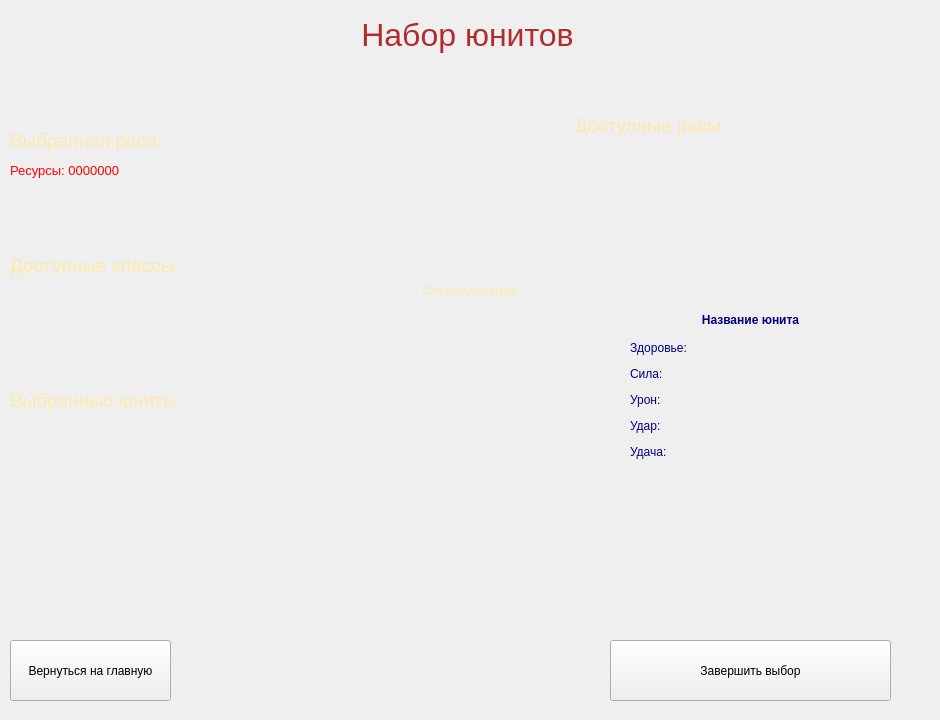
<?xml version="1.0" encoding="UTF-8"?>
<ui version="4.0">
 <class>RecruitmentScene</class>
 <widget class="QWidget" name="RecruitmentScene">
  <property name="geometry">
   <rect>
    <x>0</x>
    <y>0</y>
    <width>940</width>
    <height>720</height>
   </rect>
  </property>
  <property name="windowTitle">
   <string>Form</string>
  </property>
  <widget class="QLabel" name="chosen_race_text_">
   <property name="geometry">
    <rect>
     <x>10</x>
     <y>120</y>
     <width>191</width>
     <height>41</height>
    </rect>
   </property>
   <property name="text">
    <string>&lt;html&gt;&lt;head/&gt;&lt;body&gt;&lt;p&gt;&lt;span style=&quot; font-size:14pt; color:#FDEAA8;&quot;&gt;Выбранная раса:&lt;/span&gt;&lt;/p&gt;&lt;/body&gt;&lt;/html&gt;</string>
   </property>
  </widget>
  <widget class="QLabel" name="chosen_race_image_">
   <property name="geometry">
    <rect>
     <x>200</x>
     <y>110</y>
     <width>100</width>
     <height>100</height>
    </rect>
   </property>
   <property name="text">
    <string>&lt;html&gt;&lt;head/&gt;&lt;body&gt;&lt;p&gt;&lt;img src=&quot;:/assets/units/warcraft/raceicon.png&quot; width=&quot;100&quot;/&gt;&lt;/p&gt;&lt;/body&gt;&lt;/html&gt;</string>
   </property>
  </widget>
  <widget class="QLabel" name="available_races_text_">
   <property name="geometry">
    <rect>
     <x>550</x>
     <y>110</y>
     <width>201</width>
     <height>31</height>
    </rect>
   </property>
   <property name="text">
    <string>&lt;html&gt;&lt;head/&gt;&lt;body&gt;&lt;p align=&quot;center&quot;&gt;&lt;span style=&quot; font-size:14pt; color:#FDEAA8;&quot;&gt;Доступные расы:&lt;/span&gt;&lt;/p&gt;&lt;/body&gt;&lt;/html&gt;</string>
   </property>
  </widget>
  <widget class="QWidget" name="available_races_list_" native="true">
   <property name="geometry">
    <rect>
     <x>380</x>
     <y>150</y>
     <width>521</width>
     <height>72</height>
    </rect>
   </property>
   <layout class="QHBoxLayout" name="availableRacesLayout_">
    <property name="leftMargin">
     <number>5</number>
    </property>
    <property name="topMargin">
     <number>5</number>
    </property>
    <property name="rightMargin">
     <number>5</number>
    </property>
    <property name="bottomMargin">
     <number>5</number>
    </property>
   </layout>
  </widget>
  <widget class="QLabel" name="divider_">
   <property name="geometry">
    <rect>
     <x>0</x>
     <y>45</y>
     <width>940</width>
     <height>91</height>
    </rect>
   </property>
   <property name="text">
    <string>&lt;html&gt;&lt;head/&gt;&lt;body&gt;&lt;p&gt;&lt;img src=&quot;:/assets/recruitscene/divider.png&quot; width=&quot;940&quot;/&gt;&lt;/p&gt;&lt;/body&gt;&lt;/html&gt;</string>
   </property>
  </widget>
  <widget class="QLabel" name="title_">
   <property name="geometry">
    <rect>
     <x>-3</x>
     <y>0</y>
     <width>941</width>
     <height>71</height>
    </rect>
   </property>
   <property name="text">
    <string>&lt;html&gt;&lt;head/&gt;&lt;body&gt;&lt;p align=&quot;center&quot;&gt;&lt;span style=&quot; font-size:24pt; color:#b12d2d;&quot;&gt;Набор юнитов&lt;/span&gt;&lt;/p&gt;&lt;/body&gt;&lt;/html&gt;</string>
   </property>
  </widget>
  <widget class="QLabel" name="chosen_units_label_">
   <property name="geometry">
    <rect>
     <x>10</x>
     <y>380</y>
     <width>221</width>
     <height>41</height>
    </rect>
   </property>
   <property name="text">
    <string>&lt;html&gt;&lt;head/&gt;&lt;body&gt;&lt;p&gt;&lt;span style=&quot; font-size:14pt; color:#FDEAA8;&quot;&gt;Выбранные юниты:&lt;/span&gt;&lt;/p&gt;&lt;/body&gt;&lt;/html&gt;</string>
   </property>
  </widget>
  <widget class="QLabel" name="available_units_text_">
   <property name="geometry">
    <rect>
     <x>10</x>
     <y>250</y>
     <width>201</width>
     <height>31</height>
    </rect>
   </property>
   <property name="text">
    <string>&lt;html&gt;&lt;head/&gt;&lt;body&gt;&lt;p&gt;&lt;span style=&quot; font-size:14pt; color:#fdeaa8;&quot;&gt;Доступные классы:&lt;/span&gt;&lt;/p&gt;&lt;/body&gt;&lt;/html&gt;</string>
   </property>
  </widget>
  <widget class="QWidget" name="available_units_list_" native="true">
   <property name="geometry">
    <rect>
     <x>30</x>
     <y>290</y>
     <width>320</width>
     <height>64</height>
    </rect>
   </property>
   <layout class="QGridLayout" name="gridLayout">
    <property name="leftMargin">
     <number>0</number>
    </property>
    <property name="topMargin">
     <number>0</number>
    </property>
    <property name="rightMargin">
     <number>0</number>
    </property>
    <property name="bottomMargin">
     <number>0</number>
    </property>
    <property name="spacing">
     <number>0</number>
    </property>
    <item row="0" column="3">
     <layout class="QHBoxLayout" name="available_units_layout_"/>
    </item>
   </layout>
  </widget>
  <widget class="QWidget" name="chosen_units_grid_" native="true">
   <property name="geometry">
    <rect>
     <x>30</x>
     <y>430</y>
     <width>320</width>
     <height>128</height>
    </rect>
   </property>
   <layout class="QGridLayout" name="gridLayout_2">
    <property name="leftMargin">
     <number>0</number>
    </property>
    <property name="topMargin">
     <number>0</number>
    </property>
    <property name="rightMargin">
     <number>0</number>
    </property>
    <property name="bottomMargin">
     <number>0</number>
    </property>
    <property name="spacing">
     <number>0</number>
    </property>
    <item row="0" column="0">
     <layout class="QGridLayout" name="chosen_units_layout_">
      <property name="spacing">
       <number>0</number>
      </property>
     </layout>
    </item>
   </layout>
  </widget>
  <widget class="QPushButton" name="apply_">
   <property name="geometry">
    <rect>
     <x>610</x>
     <y>640</y>
     <width>281</width>
     <height>61</height>
    </rect>
   </property>
   <property name="text">
    <string>Завершить выбор</string>
   </property>
  </widget>
  <widget class="QWidget" name="description_scroll_widget_" native="true">
   <property name="geometry">
    <rect>
     <x>590</x>
     <y>250</y>
     <width>321</width>
     <height>441</height>
    </rect>
   </property>
   <widget class="QLabel" name="background_scroll_label_">
    <property name="geometry">
     <rect>
      <x>0</x>
      <y>0</y>
      <width>321</width>
      <height>421</height>
     </rect>
    </property>
    <property name="text">
     <string>&lt;html&gt;&lt;head/&gt;&lt;body&gt;&lt;p&gt;&lt;img src=&quot;:/assets/common/Scroll.png&quot; width=&quot;321&quot;/&gt;&lt;/p&gt;&lt;/body&gt;&lt;/html&gt;</string>
    </property>
   </widget>
   <widget class="QLabel" name="name_text_">
    <property name="geometry">
     <rect>
      <x>80</x>
      <y>60</y>
      <width>161</width>
      <height>21</height>
     </rect>
    </property>
    <property name="text">
     <string>&lt;html&gt;&lt;head/&gt;&lt;body&gt;&lt;p align=&quot;center&quot;&gt;&lt;span style=&quot; font-weight:600; color:#000080;&quot;&gt;Название юнита&lt;/span&gt;&lt;/p&gt;&lt;/body&gt;&lt;/html&gt;</string>
    </property>
   </widget>
   <widget class="QLabel" name="description_text_">
    <property name="geometry">
     <rect>
      <x>40</x>
      <y>90</y>
      <width>171</width>
      <height>161</height>
     </rect>
    </property>
    <property name="text">
     <string>&lt;html&gt;&lt;head/&gt;&lt;body&gt;&lt;p&gt;&lt;span style=&quot; color:#000080;&quot;&gt;Здоровье:&lt;/span&gt;&lt;/p&gt;&lt;p&gt;&lt;span style=&quot; color:#000080;&quot;&gt;Сила:&lt;/span&gt;&lt;/p&gt;&lt;p&gt;&lt;span style=&quot; color:#000080;&quot;&gt;Урон:&lt;/span&gt;&lt;/p&gt;&lt;p&gt;&lt;span style=&quot; color:#000080;&quot;&gt;Удар:&lt;/span&gt;&lt;/p&gt;&lt;p&gt;&lt;span style=&quot; color:#000080;&quot;&gt;Удача:&lt;/span&gt;&lt;/p&gt;&lt;p&gt;&lt;span style=&quot; color:#000080;&quot;&gt;&lt;br/&gt;&lt;/span&gt;&lt;/p&gt;&lt;/body&gt;&lt;/html&gt;</string>
    </property>
   </widget>
  </widget>
  <widget class="QPushButton" name="back_button_">
   <property name="geometry">
    <rect>
     <x>10</x>
     <y>640</y>
     <width>161</width>
     <height>61</height>
    </rect>
   </property>
   <property name="text">
    <string>Вернуться на главную</string>
   </property>
  </widget>
  <widget class="QLabel" name="available_money_text_">
   <property name="geometry">
    <rect>
     <x>10</x>
     <y>160</y>
     <width>191</width>
     <height>21</height>
    </rect>
   </property>
   <property name="text">
    <string>&lt;html&gt;&lt;head/&gt;&lt;body&gt;&lt;p&gt;&lt;span style=&quot; font-size:10pt; color:#ff0000;&quot;&gt;Ресурсы: 0000000 &lt;/span&gt;&lt;/p&gt;&lt;/body&gt;&lt;/html&gt;</string>
   </property>
  </widget>
  <widget class="QWidget" name="unit_spec_widget_" native="true">
   <property name="geometry">
    <rect>
     <x>380</x>
     <y>270</y>
     <width>180</width>
     <height>291</height>
    </rect>
   </property>
   <widget class="QLabel" name="spec_title_">
    <property name="geometry">
     <rect>
      <x>0</x>
      <y>10</y>
      <width>180</width>
      <height>21</height>
     </rect>
    </property>
    <property name="text">
     <string>&lt;html&gt;&lt;head/&gt;&lt;body&gt;&lt;p align=&quot;center&quot;&gt;&lt;span style=&quot; font-size:10pt; color:#fdeaa8;&quot;&gt;Специализация&lt;/span&gt;&lt;/p&gt;&lt;/body&gt;&lt;/html&gt;</string>
    </property>
   </widget>
   <widget class="UnitIcon" name="parent_spec_unit_">
    <property name="geometry">
     <rect>
      <x>70</x>
      <y>40</y>
      <width>45</width>
      <height>45</height>
     </rect>
    </property>
    <property name="text">
     <string>&lt;html&gt;&lt;head/&gt;&lt;body&gt;&lt;p&gt;&lt;img src=&quot;:/assets/units/warcraft/blademaster/icon.png&quot; width=&quot;45&quot;/&gt;&lt;/p&gt;&lt;/body&gt;&lt;/html&gt;</string>
    </property>
   </widget>
   <widget class="QLabel" name="arrow_down_1_">
    <property name="geometry">
     <rect>
      <x>80</x>
      <y>80</y>
      <width>31</width>
      <height>61</height>
     </rect>
    </property>
    <property name="text">
     <string>&lt;html&gt;&lt;head/&gt;&lt;body&gt;&lt;p&gt;&lt;img src=&quot;:/assets/common/strelka.png&quot; width=&quot;25&quot;/&gt;&lt;/p&gt;&lt;/body&gt;&lt;/html&gt;</string>
    </property>
   </widget>
   <widget class="UnitIcon" name="current_spec_unit_">
    <property name="geometry">
     <rect>
      <x>70</x>
      <y>140</y>
      <width>45</width>
      <height>45</height>
     </rect>
    </property>
    <property name="text">
     <string>&lt;html&gt;&lt;head/&gt;&lt;body&gt;&lt;p&gt;&lt;img src=&quot;:/assets/units/warcraft/chaosorc/icon.png&quot; width=&quot;45&quot;/&gt;&lt;/p&gt;&lt;/body&gt;&lt;/html&gt;</string>
    </property>
   </widget>
   <widget class="QWidget" name="next_gen_units_list_" native="true">
    <property name="geometry">
     <rect>
      <x>0</x>
      <y>240</y>
      <width>180</width>
      <height>45</height>
     </rect>
    </property>
    <layout class="QHBoxLayout" name="horizontalLayout">
     <property name="spacing">
      <number>0</number>
     </property>
     <property name="leftMargin">
      <number>0</number>
     </property>
     <property name="topMargin">
      <number>0</number>
     </property>
     <property name="rightMargin">
      <number>0</number>
     </property>
     <property name="bottomMargin">
      <number>0</number>
     </property>
     <item>
      <widget class="UnitIcon" name="next_spec_unit_1_">
       <property name="text">
        <string>&lt;html&gt;&lt;head/&gt;&lt;body&gt;&lt;p&gt;&lt;img src=&quot;:/assets/units/warcraft/rogue/icon.png&quot; width=&quot;45&quot;/&gt;&lt;/p&gt;&lt;/body&gt;&lt;/html&gt;</string>
       </property>
      </widget>
     </item>
     <item>
      <widget class="UnitIcon" name="next_spec_unit_2_">
       <property name="text">
        <string>&lt;html&gt;&lt;head/&gt;&lt;body&gt;&lt;p&gt;&lt;img src=&quot;:/assets/units/warcraft/ogremagi/icon.png&quot; width=&quot;45&quot;/&gt;&lt;/p&gt;&lt;/body&gt;&lt;/html&gt;</string>
       </property>
      </widget>
     </item>
     <item>
      <widget class="UnitIcon" name="next_spec_unit_3_">
       <property name="text">
        <string>&lt;html&gt;&lt;head/&gt;&lt;body&gt;&lt;p&gt;&lt;img src=&quot;:/assets/units/warcraft/wargraider/icon.png&quot; width=&quot;45&quot;/&gt;&lt;/p&gt;&lt;/body&gt;&lt;/html&gt;</string>
       </property>
      </widget>
     </item>
     <item>
      <widget class="UnitIcon" name="next_spec_unit_4_">
       <property name="text">
        <string>&lt;html&gt;&lt;head/&gt;&lt;body&gt;&lt;p&gt;&lt;img src=&quot;:/assets/units/warcraft/wyvern/icon.png&quot; width=&quot;45&quot;/&gt;&lt;/p&gt;&lt;/body&gt;&lt;/html&gt;</string>
       </property>
      </widget>
     </item>
    </layout>
   </widget>
   <widget class="QLabel" name="arrow_down_2_">
    <property name="geometry">
     <rect>
      <x>80</x>
      <y>180</y>
      <width>31</width>
      <height>61</height>
     </rect>
    </property>
    <property name="text">
     <string>&lt;html&gt;&lt;head/&gt;&lt;body&gt;&lt;p&gt;&lt;img src=&quot;:/assets/common/strelka.png&quot; width=&quot;25&quot;/&gt;&lt;/p&gt;&lt;/body&gt;&lt;/html&gt;</string>
    </property>
   </widget>
   <zorder>spec_title_</zorder>
   <zorder>arrow_down_1_</zorder>
   <zorder>parent_spec_unit_</zorder>
   <zorder>current_spec_unit_</zorder>
   <zorder>next_gen_units_list_</zorder>
   <zorder>arrow_down_2_</zorder>
  </widget>
  <widget class="QWidget" name="widget" native="true">
   <property name="geometry">
    <rect>
     <x>30</x>
     <y>430</y>
     <width>320</width>
     <height>128</height>
    </rect>
   </property>
  </widget>
  <zorder>divider_</zorder>
  <zorder>chosen_race_text_</zorder>
  <zorder>chosen_race_image_</zorder>
  <zorder>available_races_text_</zorder>
  <zorder>available_races_list_</zorder>
  <zorder>title_</zorder>
  <zorder>chosen_units_label_</zorder>
  <zorder>available_units_list_</zorder>
  <zorder>chosen_units_grid_</zorder>
  <zorder>description_scroll_widget_</zorder>
  <zorder>back_button_</zorder>
  <zorder>available_units_text_</zorder>
  <zorder>available_money_text_</zorder>
  <zorder>apply_</zorder>
  <zorder>unit_spec_widget_</zorder>
  <zorder>widget</zorder>
 </widget>
 <customwidgets>
  <customwidget>
   <class>UnitIcon</class>
   <extends>QLabel</extends>
   <header>gui/uniticon.h</header>
   <slots>
    <signal>clicked()</signal>
    <signal>doubleclicked()</signal>
    <signal>hovered()</signal>
    <signal>unhovered()</signal>
   </slots>
  </customwidget>
 </customwidgets>
 <resources/>
 <connections/>
</ui>
